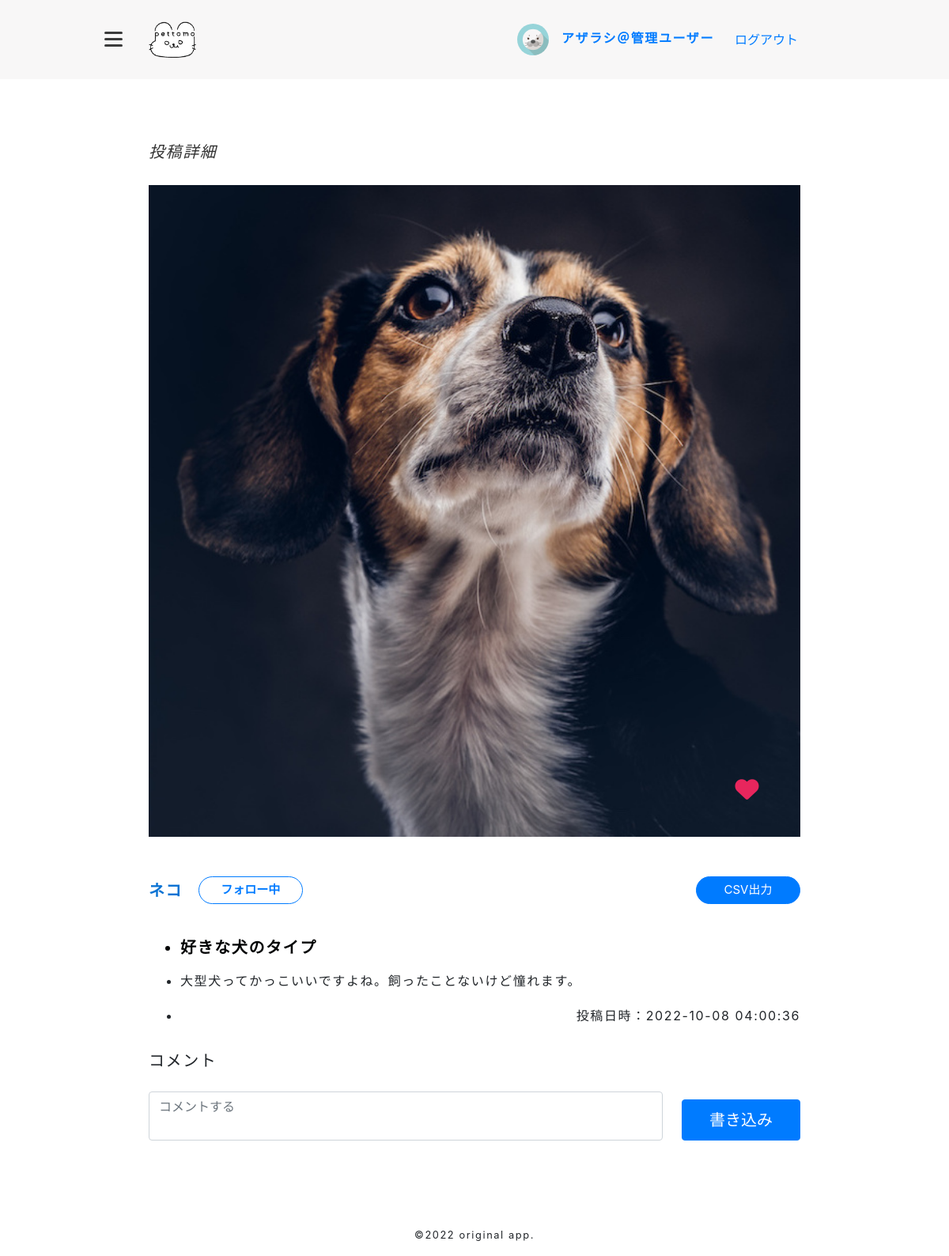
Page /public_html/thread_disp.php?thread_id=13 (signed in) on the committed database.
### tables this page shows
CREATE TABLE `threads` (
  `id` int(11) NOT NULL,
  `user_id` int(11) DEFAULT NULL,
  `title` text DEFAULT NULL,
  `body` text DEFAULT NULL,
  `thread_img` varchar(255) DEFAULT NULL,
  `delflag` tinyint(1) DEFAULT 0,
  `created` datetime DEFAULT NULL,
  `modified` datetime DEFAULT NULL
);

CREATE TABLE `users` (
  `id` int(11) NOT NULL,
  `username` varchar(32) DEFAULT NULL,
  `email` varchar(255) DEFAULT NULL,
  `password` varchar(255) DEFAULT NULL,
  `image` varchar(255) DEFAULT NULL,
  `delflag` tinyint(1) DEFAULT 0,
  `created` datetime DEFAULT NULL,
  `modified` datetime DEFAULT NULL,
  `authority` int(11) NOT NULL DEFAULT 1
);

### config/autoload.php (called while the page is built, shortened)
<?php
spl_autoload_register(function($class) {
  $prefix = 'Poa\\';
  if (strpos($class, $prefix) === 0) {
    $className = substr($class, strlen($prefix));
    $classFilePath = __DIR__ . '/../lib/' . str_replace('\\', '/', $className) . '.php';
  }
});

### lib/Model.php (called while the page is built, shortened)
<?php
class Model {
  public function __construct(){
    try {
      $this->db = new \PDO(DSN, DB_USERNAME, DB_PASSWORD);
    } catch (\PDOException $e) {
      echo $e->getMessage();
      exit;
    }
  }
}

### lib/Model/Thread.php (called while the page is built, shortened)
<?php
class Thread extends \Poa\Model {
  public function getThread($thread_id){
    $stmt = $this->db->prepare("SELECT threads.id,user_id,title,username,body,thread_img,threads.created FROM threads INNER JOIN users ON user_id = users.id WHERE threads.id = :id AND threads.delflag = 0");
    $stmt->bindValue(":id",$thread_id);
    $stmt->execute();
    return $stmt->fetch(\PDO::FETCH_OBJ);
  }
  public function favThread($thread_id) {
    $user_id = $_SESSION['me']->id;
    $stmt = $this->db->query("SELECT t.id AS t_id,f.id AS f_id FROM threads AS t LEFT JOIN favorites AS f ON t.delflag = 0 AND t.id = f.thread_id AND f.user_id = $user_id");
    $stmt->bindValue(":id",$thread_id);
    $stmt->execute();
    return $stmt->fetch(\PDO::FETCH_OBJ);
  }
}

### lib/Controller/functions.php (called while the page is built, shortened)
<?php
function h($s){
  return htmlspecialchars($s, ENT_QUOTES,'UTF-8');
}

### lib/Model/Follow.php (called while the page is built, shortened)
<?php
class Follow extends \Poa\Model {
  public function checkFollow($follow_user) {
    $stmt = $this->db->prepare("SELECT follow_id,user_id FROM follows WHERE follow_id = :follow_id AND user_id = :user_id");
    $stmt->execute([
      ':follow_id' => $follow_user,
      ':user_id' => $_SESSION['me']->id,
    ]);
    $user = $stmt->fetch();
    return $user;
  }
}

### public_html/thread_disp.php (the view, shortened to what this page needs)
<?php
require_once(__DIR__ .'/header.php');
$threadCon = new Poa\Controller\CommentCreate();
$threadCon->run();
$thread_id = $_GET['thread_id'];
$threadMod = new Poa\Model\Thread();
$thread = $threadMod->favThread($thread_id);
$threadDisp = $threadMod->getThread($thread_id);
?>
<h1 class="page__ttl">投稿詳細</h1>
<div class="thread">
  <div class="thread_img" data-threadid="<?= $thread->t_id; ?>">
    <div class="fav__btn<?php if(isset($thread->f_id)) { echo ' active';} ?>">
      <i class="fas fa-heart"></i>
    </div>
    <img src="<?= './gazou/'.  h($threadDisp->thread_img); ?>" alt="">
  </div>
  <div class="thread__head">
    <div class="thread__ttl">
      <div class="thread_name">
        <p style="margin-top:3px; margin-bottom:0"><?= h($threadDisp->username); ?></P>
        <?php
        $me = $_SESSION['me']->id;
        $thread_user = $threadDisp->user_id;
        $followMod = new Poa\Model\Follow();
        $follow = $followMod->checkFollow($thread_user);
        if(!($me === $thread_user)):
        ?>
        <form action="" method="post" style="margin-left: 20px;">
          <?php if ($follow): ?>
          <button class="btn btn-thread following follow_btn" type="button" name="follow">フォロー中</button>
          <?php else: ?>
          <button class="btn btn-thread btn-primary follow_btn" type="button" name="follow">フォロー</button>
          <?php endif; ?>
        </form>
        <?php else: ?><?php endif; ?>
      </div>
    </div>
    <form id="csvoutput" method="post" action="thread_csv.php">
      <button class="btn btn-thread btn-primary" onclick="document.getElementById('csvoutput').submit();">CSV出力</button>
    </form>
  </div>
  <ul class="thread_ttl">
    <li class="user_ttl"><?= h($threadDisp->title); ?></li>
    <li class="user_comment"><?= h($threadDisp->body); ?></li>
    <li class="user_comment_date">投稿日時：<?= h($threadDisp->created); ?></li>
  </ul>
  <label>コメント</label>
  <form action="" method="post" class="form-group">
    <div class="form-btn">
      <div class="form-group">
        <textarea type="text" name="content" class="form-control" placeholder="コメントする"><?= isset($threadCon->getValues()->content) ? h($threadCon->getValues()->content) : ''; ?></textarea>
      </div>
      <div class="form-group">
        <input type="submit" value="書き込み" class="btn btn-primary">
      </div>
    </div>
  </form>
</div>
<?php
require_once(__DIR__ .'/footer.php');
?>

### public_html/css/styles.css (style rules this page uses)
html { font-family: "Josefin Sans",sans-serif; -webkit-font-smoothing: antialiased; font-weight: 200; letter-spacing: 0.1em; color: #323232; }
* { box-sizing: border-box; }
label { font-size: 20px; }
textarea { resize: none; font-size: 18px; height: 200px; }
.btn { width: 150px; padding: 10px 0; font-size: 20px; }
.btn-thread { width: 132px; padding: 5px 0; font-size: 15px; border-radius:83px }
.following { color: #007bff; background-color: #ffffff; border-color: #007bff; font-weight: bold; }
.page__ttl { font-size: 20px; margin: 0px 0px 30px 0px; font-family: 'Charm', cursive; font-style: italic; font-weight: 300; color: #323232; }
.thread__head { display: flex; align-items: center; justify-content: space-between; margin: 50px 0 40px 0; }
.thread_img { position: relative; }
.thread_img img { width: 824px; height: 824px; }
.thread .thread_img .fav__btn { position: absolute; top: 90%; left: 90%; }
.thread__ttl { font-size: 20px; color: #0972d3; font-family: 'M PLUS Rounded 1c', sans-serif; font-weight: bold; }
.thread_ttl { margin-bottom: 30px; }
.user_ttl { font-size: 20px; color: #000203; font-weight: bold; margin-bottom: 15px; }
.user_comment { margin-bottom: 20px; }
.user_comment_date { text-align: right; }
.thread_name { display: flex; }
.fav__btn { font-size: 30px; }
.fav__btn.active { color: #e8265d; }
.form-btn { display: flex; justify-content: space-between; align-items: center; }
.form-btn .form-group textarea { width:650px; }
html { min-height: 100%; }
body { min-height: 100%; }

### rows in the picture
threads: thread_img (picture), user.username "ネコ", title "好きな犬のタイプ", body "大型犬ってかっこいいですよね。飼ったことないけど憧れます。", created "2022-10-08 04:00:36"

### other values in the picture
$_SESSION['me']->username "アザラシ＠管理ユーザー"
